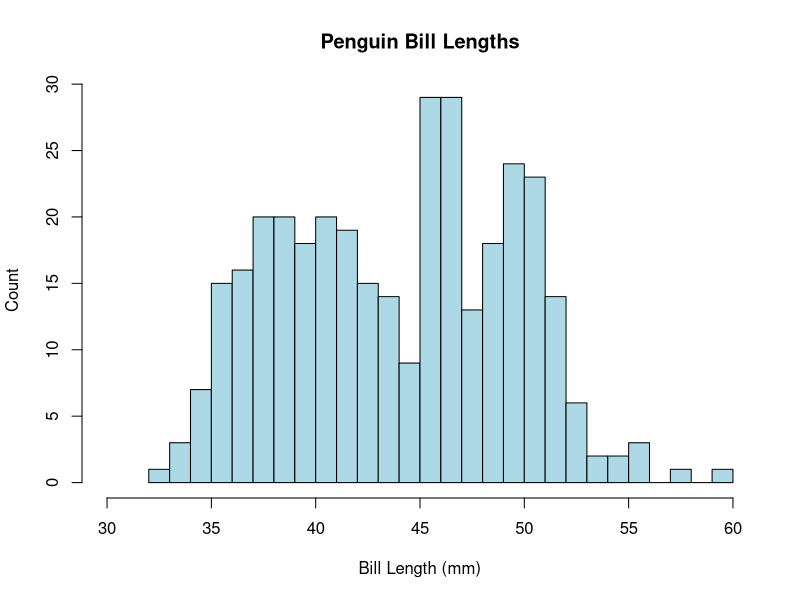
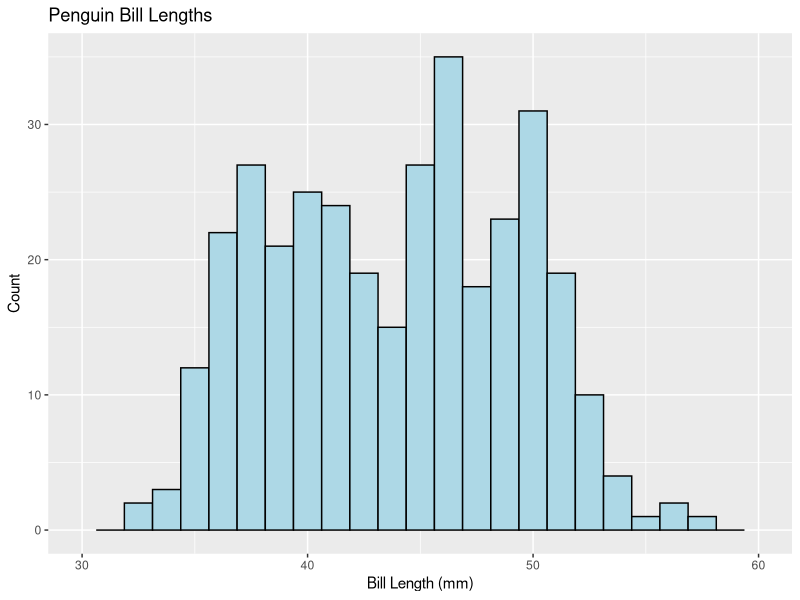
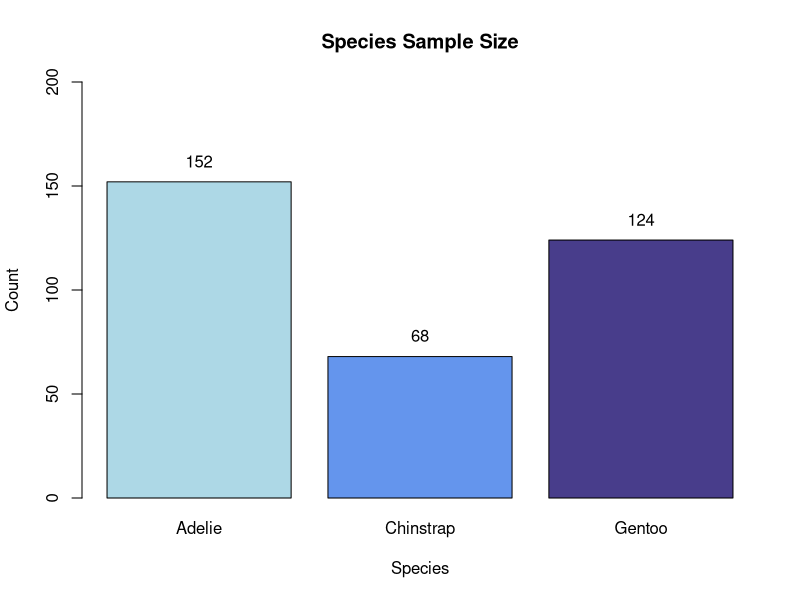
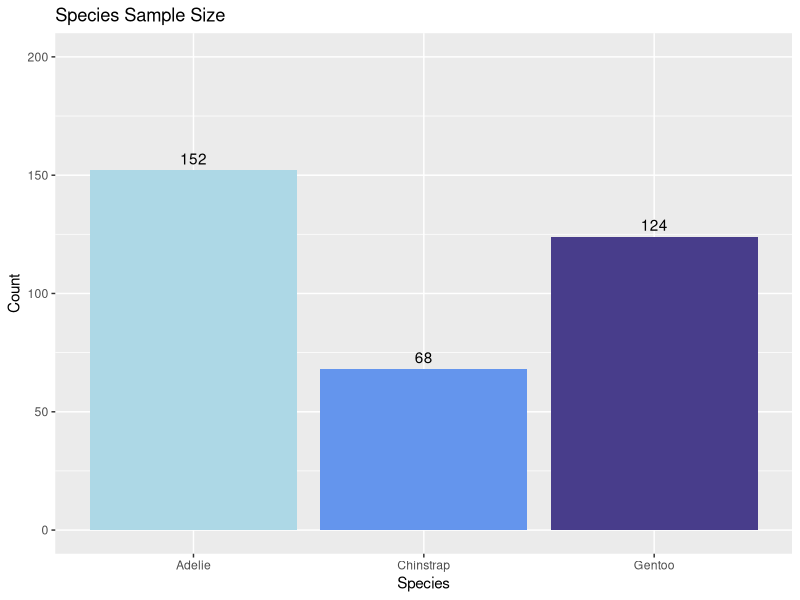
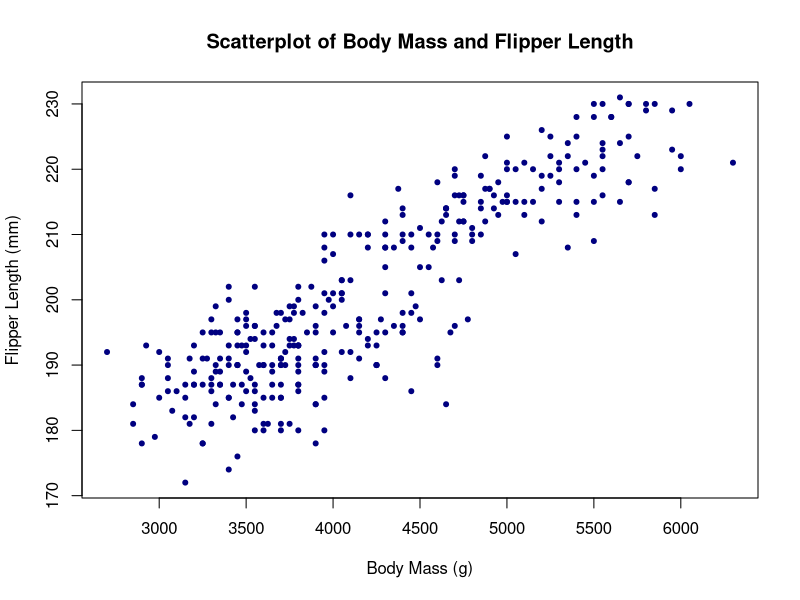
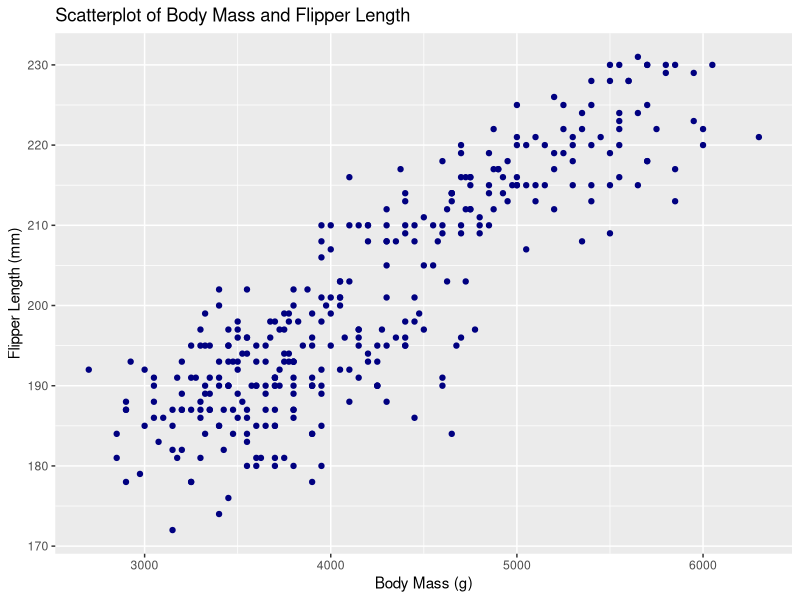
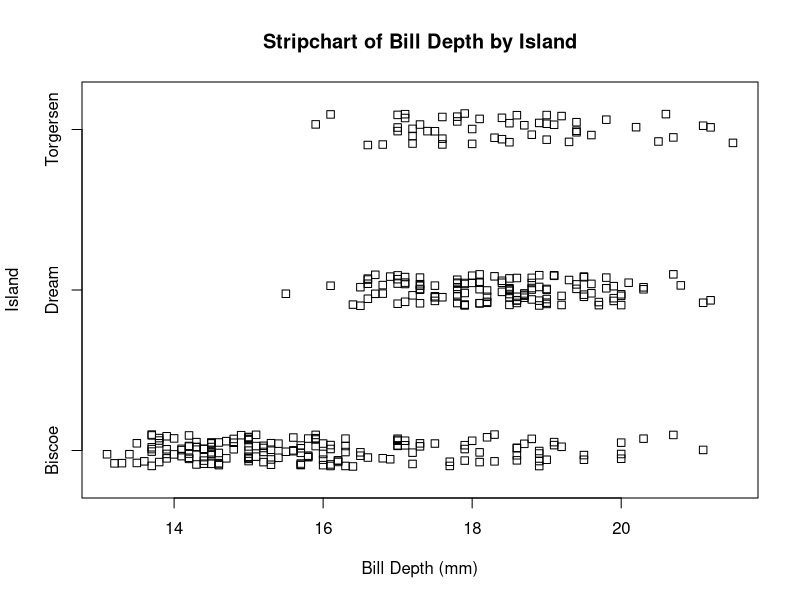
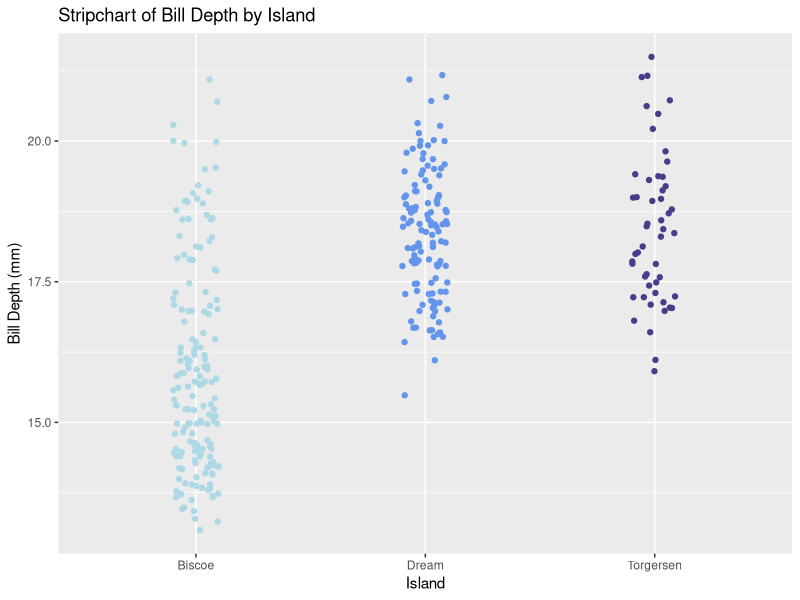

Reproduce these figures in R, in order.
## ---- chunk 1
knitr::opts_chunk$set(comment = '', prompt = FALSE, collapse = FALSE)
## ---- chunk 2
library(palmerpenguins)
## ---- chunk 3
head(penguins)
## ---- chunk 4
hist(penguins$bill_length_mm, breaks = 25, col = 'lightblue', 
     xlim = c(30, 60),
     main = 'Penguin Bill Lengths', 
     xlab = 'Bill Length (mm)', ylab = 'Count')
## ---- chunk 5
library(ggplot2)

ggplot(penguins, aes(x = bill_length_mm)) +
  geom_histogram(fill = 'lightblue', color = 'black', bins = 25) +
  xlim(30, 60) + 
  labs(title = 'Penguin Bill Lengths',
       x = 'Bill Length (mm)', y = 'Count')
## ---- chunk 6
species_counts <- as.data.frame(xtabs(~ species, data = penguins))
species_counts
## ---- chunk 7
penguin_plot <- barplot(Freq ~ species, data = species_counts, 
                        col = c('lightblue', 'cornflowerblue', 'darkslateblue'),
                        main = 'Species Sample Size', 
                        xlab = 'Species', ylab = 'Count', ylim = c(0, 200))
text(x = penguin_plot, y = species_counts$Freq + 10, 
     labels = species_counts$Freq)
## ---- chunk 8
ggplot(species_counts, aes(x = species, y = Freq)) +
  geom_bar(aes(fill = species), stat = 'identity') +
  
  # scale_fill_manual() is used here for bar-color customization
  scale_fill_manual(values = c('lightblue', 'cornflowerblue', 'darkslateblue')) + 
  labs(title = 'Species Sample Size', x = 'Species', y = 'Count') +
  
  # For simplicity, we omit the legend 
  theme(legend.position = 'none') + 
  ylim(0, 200) + 
  
  # geom_text() is used here to add counts above the bars
  geom_text(aes(label = Freq, vjust = -0.5)) 
## ---- chunk 9
plot(x = penguins$body_mass_g, y = penguins$flipper_length_mm, 
     col = 'navy', pch = 20,
     main = 'Scatterplot of Body Mass and Flipper Length', 
     xlab = 'Body Mass (g)', ylab = 'Flipper Length (mm)')
## ---- chunk 10
ggplot(penguins, aes(x = body_mass_g, y = flipper_length_mm)) +
  geom_point(color = 'navy') +
  labs(title = 'Scatterplot of Body Mass and Flipper Length', 
       x = 'Body Mass (g)', y = 'Flipper Length (mm)')
## ---- chunk 11
stripchart(bill_depth_mm ~ island, data = penguins, 
           method = 'jitter',
           ylab = 'Island', xlab = 'Bill Depth (mm)', 
           main = 'Stripchart of Bill Depth by Island')
## ---- chunk 12
ggplot(penguins, aes(x = island, y = bill_depth_mm)) +
  geom_jitter(aes(color = island), position = position_jitter(0.1)) +
  
  # scale_fill_manual() is used to manually specify group colors 
  # once aes(color = island) is specified in `geom_jitter()`
  scale_color_manual(values = c('lightblue', 'cornflowerblue', 'darkslateblue')) +
  
  labs(title = 'Stripchart of Bill Depth by Island', 
       x = 'Island', y = 'Bill Depth (mm)') +
  theme(legend.position = 'none')
## ---- chunk 13
boxplot(bill_depth_mm ~ island, data = penguins, 
        col = c('lightblue', 'cornflowerblue', 'darkslateblue'),
        main = 'Boxplot of Bill Depth by Island', 
        xlab = 'Island', ylab = 'Bill Depth (mm)')
## ---- chunk 14
ggplot(penguins, aes(x = island, y = bill_depth_mm)) +
  geom_boxplot(aes(fill = island)) +
  scale_fill_manual(values = c('lightblue', 'cornflowerblue', 'darkslateblue')) +
  labs(title = 'Boxplot of Bill Depth by Island', 
       x = 'Island', y = 'Bill Depth (mm)') +
  theme(legend.position = 'none')
## ---- chunk 15
coplot(bill_depth_mm ~ bill_length_mm | species, 
       data = penguins,
       panel = panel.smooth,
       rows = 1, col = "navy")
## ---- chunk 16
coplot(bill_depth_mm ~ bill_length_mm | species * sex, 
       data = penguins,
       panel = panel.smooth,
       col = "navy")
## ---- chunk 17
coplot(flipper_length_mm ~ body_mass_g | bill_length_mm, 
       data = penguins,
       panel = panel.smooth,
       number = 4, 
       rows = 1, col = "navy")
## ---- chunk 18
ggplot(penguins, aes(x = bill_length_mm, y = bill_depth_mm)) +
  geom_point(color = 'navy') +
  
  # Add least-squares line
  geom_smooth(method = 'lm', se = FALSE, color = 'salmon') + 
  
  # Use formula notation, a character vector, or vars() to 
  # specify faceting variables; e.g., ~species, c('species'), 
  # or vars(species)
  facet_wrap(~ species)
## ---- chunk 19
ggplot(penguins, aes(x = bill_length_mm, y = bill_depth_mm)) +
  geom_point(color = 'navy') +
  geom_smooth(method = 'lm', se = F, color = 'salmon') +
  facet_wrap(vars(species, sex))

ggplot(penguins, aes(x = bill_length_mm, y = bill_depth_mm)) +
  geom_point(color = 'navy') +
  geom_smooth(method = 'lm', se = F, color = 'salmon') +
  
  # Note that facet_grid() has separate `rows` and `cols` arguments 
  # for specifying faceting variables
  facet_grid(rows = vars(sex), cols = vars(species)) 
